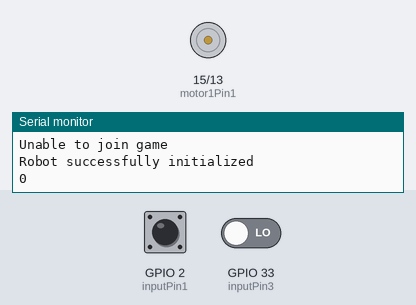
A program run on a simulated ESP32. Parts: motor-driver pin pairs drawn as motors (green arrow = first pin HIGH = forward, orange = second pin HIGH = backward, longer = more drive, scaled by the enable pin), the last lines printed to the serial monitor. The inputs (shaded band) are chosen by the test bench; at power-on: GPIO 2 (inputPin1) LOW, GPIO 33 (inputPin3) LOW. Uploads are accepted with an empty reply.

Above: at 3.8 s.
3.9 s: GPIO 2 (inputPin1) pulsed HIGH 2 times (0.12 s each, 0.3 s apart)
At 5.5 s:
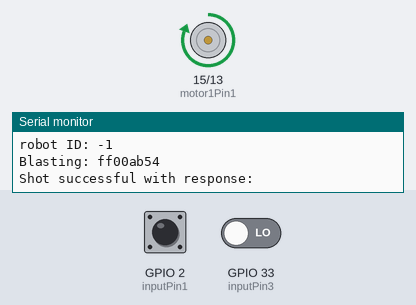
At 8.0 s:
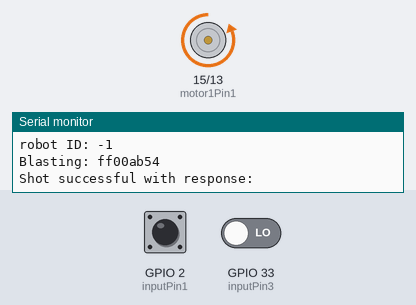
Timing chart, 0 to 9.5 s (numbered marks = the images above; inputs shaded):
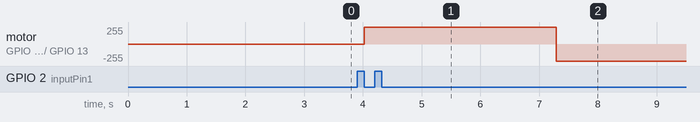

The program:

main.cpp
```cpp
#include <Arduino.h>
#include "IrBlast.h"
#include "bfcm_communication.h"
#include "wifi_handler.h"

#include <IRremote.h> // >v4.0.0


//#define DEFAULT_TX_PIN 2 // IR carrier output

void motorSetup(int res, int pwmChannel, int freq, int motorPin1, int motorPin2, int enablePin, int inputPin) {
  pinMode(motorPin1, OUTPUT);
  pinMode(motorPin2, OUTPUT);
  pinMode(enablePin, OUTPUT);
  pinMode(inputPin, INPUT);
  // configure LED PWM functionalitites
  ledcSetup(pwmChannel, freq, res);
  // attach the channel to the GPIO to be controlled
  ledcAttachPin(enablePin, pwmChannel);
  digitalWrite(motorPin1, HIGH);
  digitalWrite(motorPin2, LOW);
}

void moveMotor(int dutyCycle, int motorPin1, int motorPin2, int pwmChannel, int inputPin) {
  dutyCycle = pulseIn(inputPin, HIGH);
  if (dutyCycle < 1617) { // Left
    digitalWrite(motorPin1, LOW);
    digitalWrite(motorPin2, HIGH);
    dutyCycle = ((1621-dutyCycle)*127)/(1621-1121) + 127; //2121 is high, 1121 is low, 1621 is neutral
    ledcWrite(pwmChannel, dutyCycle);
  } else if (dutyCycle > 1625) { // Right
    digitalWrite(motorPin1, HIGH);
    digitalWrite(motorPin2, LOW);
    dutyCycle = ((dutyCycle - 1621)*127)/(2121-1621) + 127; //2121 is high, 1121 is low, 1621 is neutral
    ledcWrite(pwmChannel, dutyCycle);
  }
  Serial.println(dutyCycle);
}

// Motor A
int motor1Pin1 = 15; //15
int motor1Pin2 = 13; //13
int enable1Pin = 12; //12
int motor2Pin1 = 25; //25
int motor2Pin2 = 26; //26
int enable2Pin = 27; //27
int inputPin1 = 2;
int inputPin2 = 32;
int inputPin3 = 33; // shooting pin

// Setting PWM properties
const int freq = 30000;
const int pwmChannel1 = 0;
const int resolution = 8;
int dutyCycle1 = 0;
const int pwmChannel2 = 1;
int dutyCycle2 = 0;

int flipvalue = 1000;


BfcmConnector connector = BfcmConnector("https://csce.unl.edu/socbattlebot/", 0);

IrBlast irBlast;

void setup()
{
  Serial.begin(115200);

  IrSender.begin(DEFAULT_TX_PIN); // Initializes IR sender

  connectNUIoT();

  connector.initialize();


  irBlast.setCarrierFreq(38);
  irBlast.setTxPin(DEFAULT_TX_PIN);
  irBlast.setInvertVoltage(true);
  irBlast.setInvertBitOrder(true);

  motorSetup(resolution, pwmChannel1, freq, motor1Pin1, motor1Pin2, enable1Pin, inputPin1);
  // motorSetup(resolution, pwmChannel2, freq, motor2Pin1, motor2Pin2, enable2Pin, inputPin2);
  pinMode(inputPin3, INPUT);

}

void loop()
{


  int val = pulseIn(inputPin3, HIGH);
  Serial.println(val);
  if (flipvalue < 1500) {
    if (val > 1500) {
      flipvalue = 2000;
      irBlast.blast(connector.robotID, 0xab, 1);
      connector.shoot();
    }
  } else {
    if (val < 1500) {
      flipvalue = 1000;
      irBlast.blast(connector.robotID, 0xab, 1);
      connector.shoot();
    }
  }

  moveMotor(dutyCycle1, motor1Pin1, motor1Pin2, pwmChannel1, inputPin1);

  Serial.print("robot ID: ");
  Serial.println(connector.robotID);
  irBlast.blast(connector.robotID, 0xab, 1); // 0x20 => Bot ID, 0x22 => blast info, 1 => repeats
  connector.shoot();

  delay(1000);
}
```

IrBlast.h
```cpp
/**
 * file: IrBlast.h
 * version: 0.1
 * author: David Ryan
 * updated: 2020-12-01
 * description: IR blast functions
 */

#define DEFAULT_FREQ 38 // default carrier frequency, in kHz

#define DEFAULT_TX_PIN 17 // IR carrier output

class IrBlast
{
private:
    /* data */
    unsigned char carrierFreq /* = 38 */; // default
    unsigned char txPin /* = 2 */;        // IR carrier output

    bool invertVoltage /* = false */;  // invert the signal
    bool invertBitOrder /* = false */; // invert the bit order

    void assemblyBytes(unsigned long &msg, unsigned char botID, unsigned char blast);
    void irSendNEC(uint32_t code, uint8_t irLedPin, uint8_t freqKhz, bool inverted = false, bool invertedBitOrder = false);
    void wave(uint8_t irLedPin, bool inverted, uint8_t carrierPeriodUs, bool isOn, uint16_t waves);

public:
    IrBlast(/* args */);
    ~IrBlast();

    void setCarrierFreq(unsigned char freq);
    void setTxPin(unsigned char pin);
    void setInvertVoltage(bool invert);
    void setInvertBitOrder(bool invert);

    void blast(unsigned char botId, unsigned char blast, unsigned char repeats);
};

IrBlast::IrBlast(/* args */)
{
    carrierFreq = 38; // default
    txPin = 2;        // IR carrier output

    invertVoltage = false; // invert the signal
    invertBitOrder = false; // invert the bit order

    return;
}

IrBlast::~IrBlast()
{
    return;
}

void IrBlast::setCarrierFreq(unsigned char freq)
{
    carrierFreq = freq;
    return;
}

void IrBlast::setTxPin(unsigned char pin)
{
    txPin = pin;
    return;
}

void IrBlast::setInvertVoltage(bool invert)
{
    invertVoltage = invert;
    return;
}

void IrBlast::setInvertBitOrder(bool invert)
{
    invertBitOrder = invert;
    return;
}

void IrBlast::assemblyBytes(unsigned long &msg, unsigned char botID, unsigned char blast)
{
    msg = 0x00000000; // clear the message

    unsigned short address = 0x0000; // clear the address
    unsigned short command = 0x0000; // clear the command

    address = (botID << 8) | (~botID & 0x00FF); // assemble the address
    command = (blast << 8) | (~blast & 0x00FF); // assemble the command

    msg = (address << 16) | command; // assemble the message

    return;
}

void IrBlast::wave(uint8_t irLedPin, bool inverted, uint8_t carrierPeriodUs, bool isOn, uint16_t waves)
{
    // send carrier burst. on = IR mark, otherwise IR space (filler)
    uint32_t burstStartUs = micros();

    for (uint16_t i = 0; i < waves; i++)
    {
        digitalWrite(irLedPin, isOn != inverted ? HIGH : LOW); // Xor. carrier mark or filler
        delayMicroseconds(carrierPeriodUs / 3);                // 33% duty cycle
        digitalWrite(irLedPin, inverted ? HIGH : LOW);         // carrier space
        while (micros() - (burstStartUs + (i * carrierPeriodUs)) < carrierPeriodUs)
            ; // idle until end of wave(i)
    };

    return;
}

void IrBlast::irSendNEC(uint32_t code, uint8_t irLedPin, uint8_t freqKhz, bool inverted, bool invertedBitOrder)
{
    uint16_t NecBurstUnit = (freqKhz * 562L) / 1000L; // IR carrier waves for 1 NEC mark or 1 NEC space( bit 0).
    uint8_t carrierPeriodUs = (int16_t)1000 / freqKhz;
    uint8_t *codeSplit;
    codeSplit = (uint8_t *)&code; // treat uint32_t as byte array ;

    pinMode(irLedPin, OUTPUT);
    wave(irLedPin, inverted, carrierPeriodUs, true, NecBurstUnit * 16); // header mark 9000 us
    wave(irLedPin, inverted, carrierPeriodUs, false, NecBurstUnit * 8); // header space 4500 us
    for (uint8_t i = 0; i < 32; i++)
    {                                                                  // 32 bits
        wave(irLedPin, inverted, carrierPeriodUs, true, NecBurstUnit); // NEC mark
        uint8_t codeByte = !invertedBitOrder ? 3 - i / 8 /*MSB*/ : i / 8 /*LSB*/;
        uint8_t codeBit = !invertedBitOrder ? 7 - i % 8 /*MSB*/ : i % 8 /*LSB*/;
        wave(irLedPin, inverted, carrierPeriodUs, false, bitRead(*(codeSplit + codeByte), codeBit) == 1 ? NecBurstUnit * 3 : NecBurstUnit); // NEC space(0) 562us or NEC space(1) ~1675us
    }
    wave(irLedPin, inverted, carrierPeriodUs, true, NecBurstUnit); // terminator

    return;
} // end of irSendNECblk()

void IrBlast::blast(unsigned char botId, unsigned char blast, unsigned char repeats)
{
    unsigned long msg = 0x00000000; // clear the message

    assemblyBytes(msg, botId, blast); // assemble the message

    Serial.println("Blasting: " + String(msg, HEX)); // debug

    // TODO implement repeats
    // TODO use member vars
    irSendNEC(msg, DEFAULT_TX_PIN, DEFAULT_FREQ, false, false);

}
```

Measured:
- after the input at 3.9 s, motor on GPIO 15 (motor1Pin1) / GPIO 13 (motor1Pin2): stopped → forward 255/255 after 0.12 s, → backward 255/255 3.3 s later
